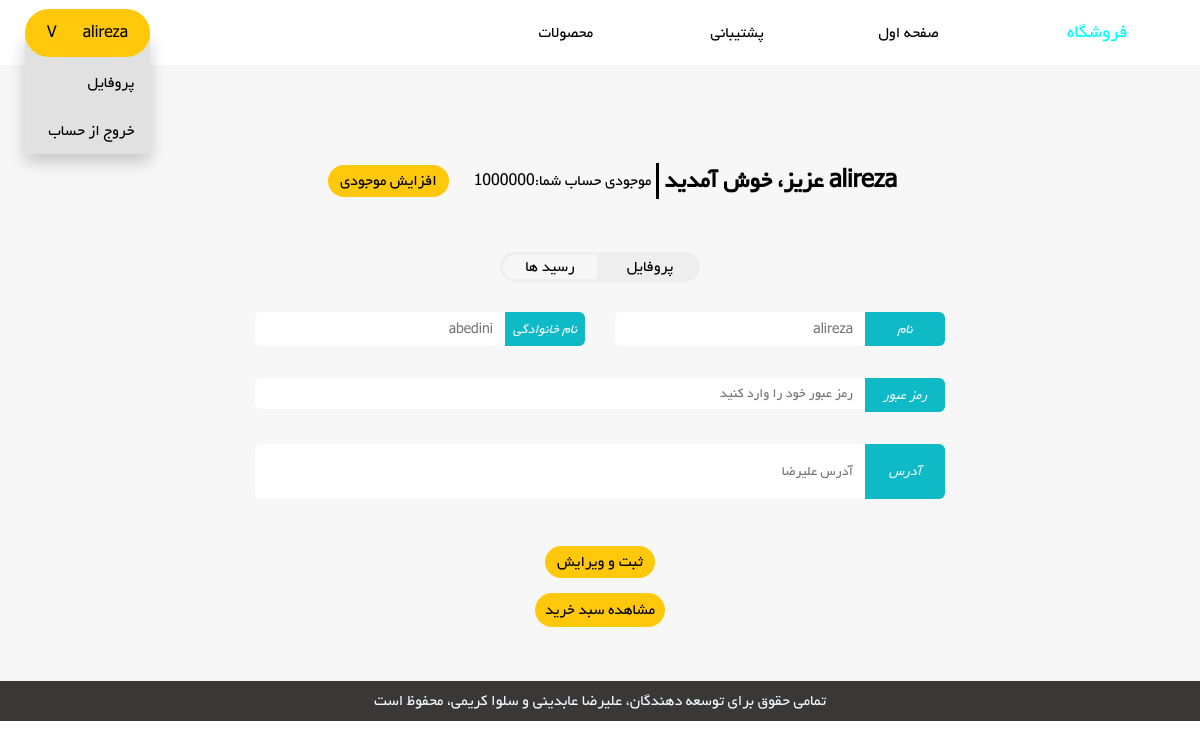
The page /user (signed in) on the database its author committed.
### website/models.py (models this page shows)
class User(db.Model, UserMixin):
    id = db.Column(db.String(100), primary_key=True)
    password = db.Column(db.String(100))
    first_name = db.Column(db.String(100))
    last_name = db.Column(db.String(100))
    address = db.Column(db.String(100))
    charge = db.Column(db.Integer, default = 0)
    is_admin = db.Column(db.Integer, default = 0)
    receipts = db.relationship('Receipt')
    shop_basket = db.relationship('Basket')

### website/views.py (the view, shortened to what this page needs)
@views.route('/user', methods = ['POST', 'GET'])
@login_required
def user():
    if current_user.is_admin == 1:
        return redirect(url_for('views.admin'))
    return render_template("user.html",user=current_user)

### website/__init__.py (called while the page is built)
def create_app():
    app = Flask(__name__)
    app.config['SECRET_KEY'] = 'arezzinjast salva ham hast'
    app.config['SQLALCHEMY_DATABASE_URI'] = f'sqlite:///{DB_NAME}'
    db.init_app(app)
    from .views import views
    from .auth import auth
    from .admin import admin
    from .user import user
    app.register_blueprint(views, url_prefix='/')
    app.register_blueprint(auth, url_prefix='/')
    from . import models
    from .models import User
    create_database(app)
    login_manager=LoginManager()
    login_manager.login_view = 'auth.signin'
    login_manager.init_app(app)
    @login_manager.user_loader
    def load_user(id):
        return User.query.get(id)
    app.register_blueprint(admin, url_prefix='/')
    app.register_blueprint(user, url_prefix='/')
    create_database(app)
    create_admin(app=app)
    create_products(app)
    create_users(app)
    return app

### website/templates/user.html (shortened to what this page needs)
<!DOCTYPE html>
<html lang="en">
<head>
    <link rel="stylesheet" href="{{url_for('static', filename='/css/user_style.css')}}">
</head>
<body>
    <div class="grid-container">
        <div class="main">
                <div class="main__menu">
                    <div class="signed-in">
                        <button class="signed-in__btn"><p>V</p><p>{{user.first_name}}</p></button>
                        <div class="signed-in__dropdown-content">
                            <a href="#">پروفایل</a>
                            <a id='user_logout' href="#">خروج از حساب</a>
                        </div>
                    </div>
                    <div class="main__menu__items">
                        <button onclick="window.location.replace(`${window.location.origin}/main#productt`)">محصولات</button>
                        <button>پشتیبانی</button>
                        <button onclick="window.location.replace(`${window.origin}/main`)">صفحه اول</button>
                        <button class="main__menu__shop">فروشگاه</link>
                    </div>
                </div>
                <div class="main__main">
                    <div class="tab">
                        <div id="profile__header" class="tabcontent">
                            <p class="profile__header__welcome">{{user.first_name}} عزیز، خوش آمدید</p>
                            <p class="profile__header__credit__text">موجودی حساب شما:</p>
                            <p class="profile__header__credit__amount">{{user.charge}}</p>
                            <button id ='increase_credit' class="profile__header__credit__button">افزایش موجودی</button>
                        </div>
                        <div class="tab__buttons">
                            <button class="receipt__button">رسید ها</button>
                            <button class="profile__button">پروفایل</button>
                        </div>
                        <div id="profile__content" class="tabcontent">
                            <div class="profile__content__upper">
                                <div class="profile__name">
                                    <div  class="profile__fname">
                                        <div class="label__div"><i class="profile__fname__label">نام</i></div>
                                        <input type="text" id='fname' class="profile__fname__input" placeholder="{{user.first_name}}">
                                    </div>
                                    <div class="profile__lname">
                                        <div class="label__div"><i class="profile__lname__label">نام خانوادگی</i></div>
                                        <input type="text" id='lname' class="profile__lname__input" placeholder="{{user.last_name}}">
                                    </div>
                                </div>
                                <div class="profile__password">
                                    <div class="label__div"><i class="profile__password__label">رمز عبور</i></div>
                                    <input type="password" id='pass' class="profile__password__input" placeholder="رمز عبور خود را وارد کنید">
                                </div>
                                <div class="profile__address">
                                    <div class="label__div" id="label__div--address"><i class="profile__address__label">آدرس</i></div>
                                    <input type="text" id='address' class="profile__address__input" placeholder="{{user.address}}">
                                </div>
                            </div>
                            <div class="profile__content__lower">
                                <button id='edit' class="profile__button--edit">ثبت و ویرایش</button>
                            </div>
                        </div>
                    </div>
                    <button class="shop_button">مشاهده سبد خرید</button>
                </div>
                <div class="main__footer">
                <p class="main__footer__text">تمامی حقوق برای توسعه دهندگان، علیرضا عابدینی و سلوا کریمی، محفوظ است </p>
                </div>
        </div>
    </div>
</body>
</html>

### rows shown on the page
User: first_name "alireza", charge "1000000", last_name "abedini", address "آدرس علیرضا"
